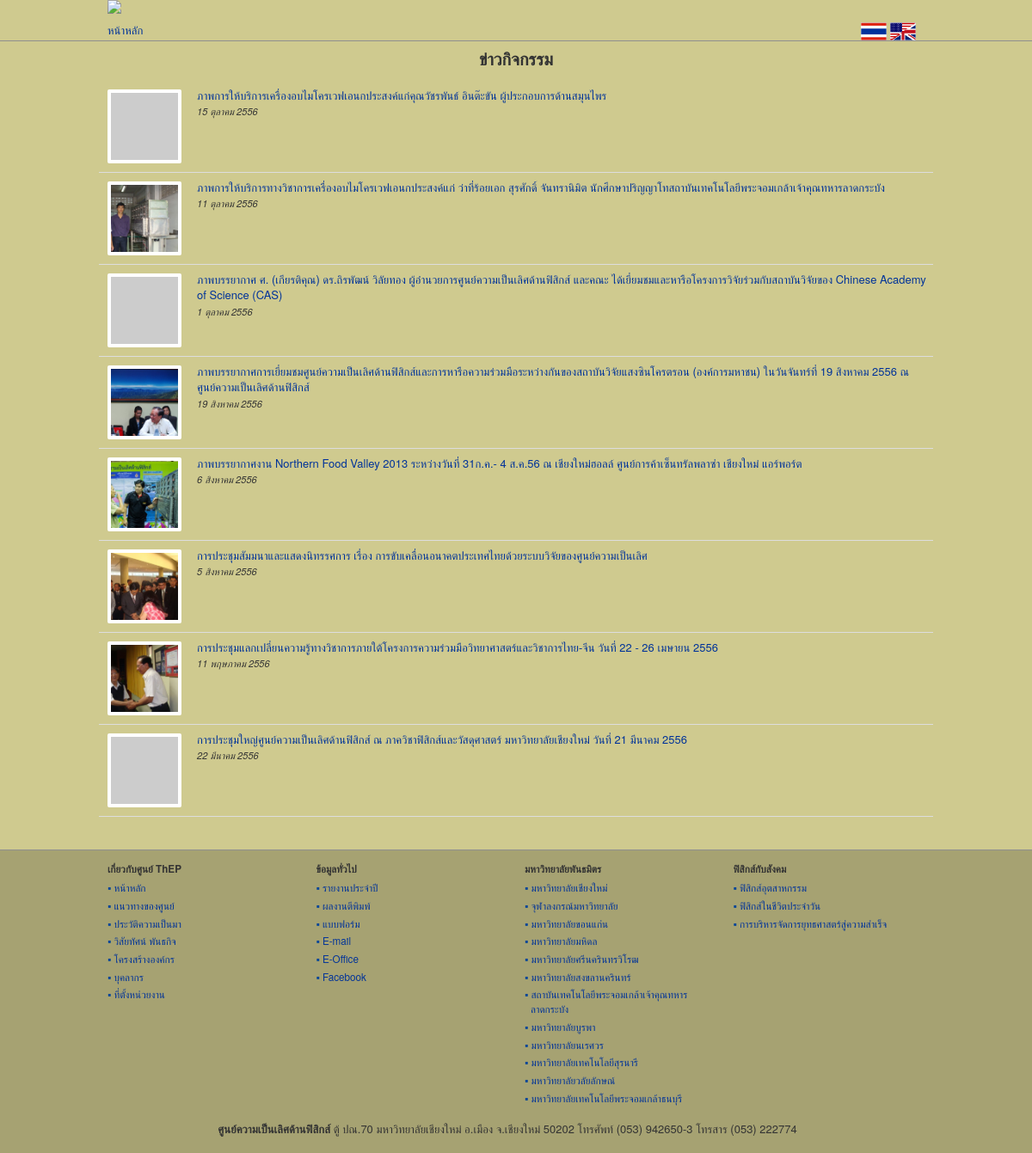
Page /views/activity-news.php on the earlier database version.
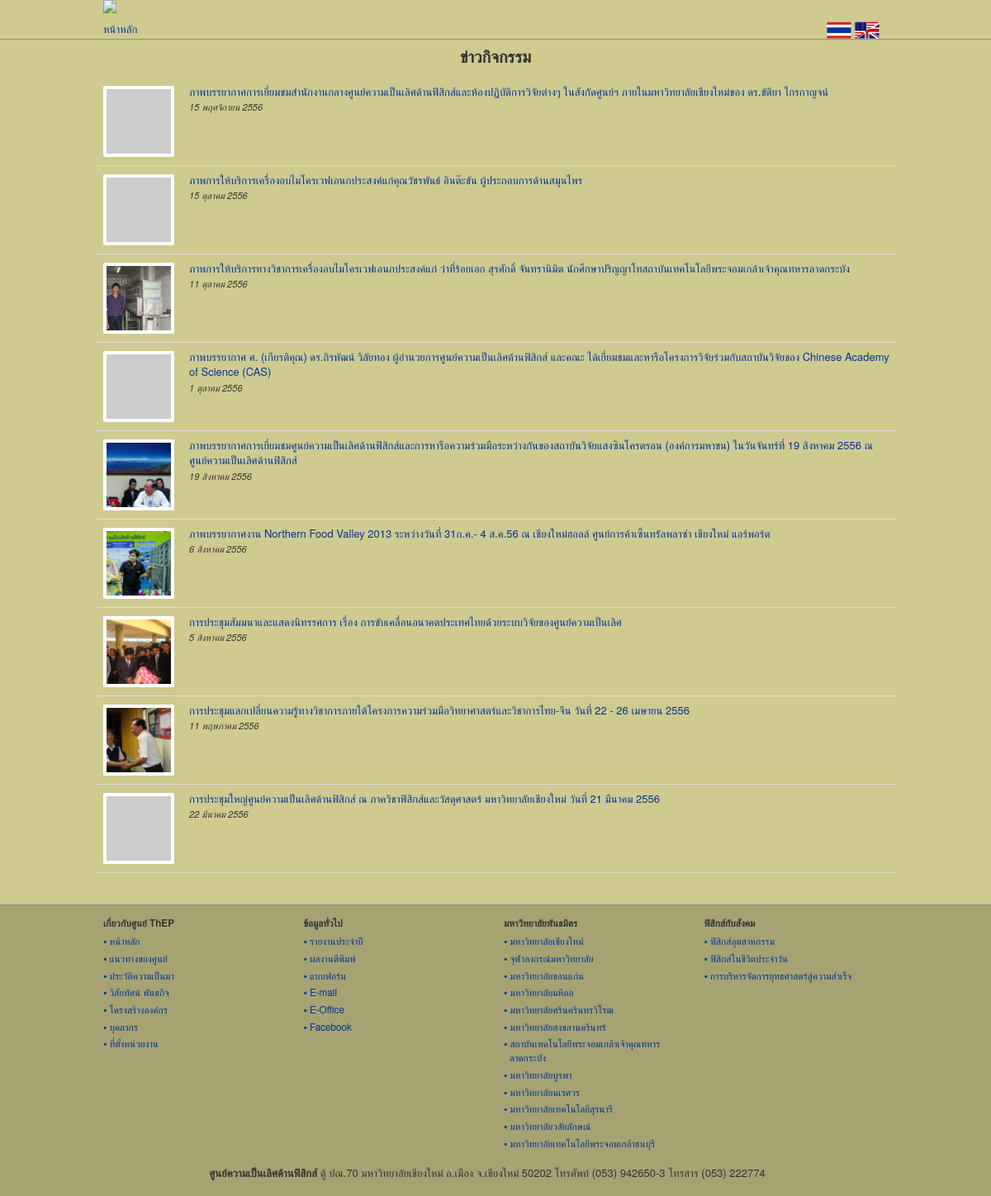
Same page on the later database version.
### tables this page shows
CREATE TABLE `tb_news` (
  `id` int(11) NOT NULL auto_increment,
  `type` varchar(255) NOT NULL,
  `title` varchar(255) NOT NULL,
  `title_en` varchar(255) NOT NULL,
  `date` varchar(255) NOT NULL,
  `featured_img` varchar(255) NOT NULL,
  `content_short` text NOT NULL,
  `content_short_en` text NOT NULL,
  `content_long` text NOT NULL,
  `content_long_en` text NOT NULL,
  `new` char(1) NOT NULL,
  `picture` varchar(255) NOT NULL,
  `gallery_id` varchar(255) NOT NULL,
  `modified` varchar(255) NOT NULL,
  PRIMARY KEY  (`id`)
);

### src/views/activity-news.php (the view, shortened to what the changed rows need)
<?php
require_once '../system/system.php';
?>
<link rel="stylesheet" href="<?php plugins('lightbox2.6/lightbox/css/lightbox.css'); ?>">
<link href="../plugins/jqueryui/jquery-ui-1.10.3/themes/base/jquery-ui.css" rel="stylesheet" />
</head>
<body>
    <div class="container">
        <div class="row"  id="show-news">
            <?php
            if ($_GET['news_id']) {
                $news_id = $_GET['news_id'];
                $sql = "SELECT * FROM tb_news WHERE id = $news_id;";
                $result = mysql_query($sql);
                $n = mysql_fetch_array($result);
                ?>
                <div class="col-sm-9 col-md-9">
                    <?php
                    $admin_txt = '
                    <p><a id="edit-news" style="cursor: pointer; font-weight: bold;"><span class="glyphicon glyphicon-wrench"></span> Edit</a></p>
                    <script>
                        $(function() {
                            $("#edit-news").click(function() {
                                $(document).ajaxStart(function() {
                                    $("#show-news").html("<div class=\"span12 text-center\" ><img src=\"../images/demo_wait.gif\"></div>");
                                });
                                $.get("' . controller('edit-activity-news') . '", {edit_news: "' . $n['id'] . '"},
                                function(data) {
                                    $("#show-news").html(data);
                                }
                                );
                            });
                        });
                    </script>
                            ';
                    admin($admin_txt);
                    echo '
            <div id="news-' . $n['id'] . '">
                <h2>' . htmlspecialchars_decode($n['title']) . '</h2>
                <p class="fg-color-green"><small><em>' . thai_date($n['date']) . '</small></em></p>
                ' . htmlspecialchars_decode($n['content_long']) . '
            </div>';
                    ?>
                    <p>&nbsp;</p>
                    <div>
                        <div class="image-set">
                            <?php
                            $sql_p = "SELECT * FROM tb_picture WHERE gallery_id = {$n['gallery_id']};";
                            $result_p = mysql_query($sql_p);
                            if (!empty($result_p)) {
                                $no_p = mysql_num_rows($result_p);
                                $i = 0;
                                while ($p = mysql_fetch_array($result_p)) {
                                    $i++;
                                    echo '
                    <a class="pic-link" href="../../upload02/img/picture/' . $p['name'] . '" data-lightbox="gal-' . $n['gallery_id'] . '" title="' . $p['caption'] . '">
                        <img class="example-image" src="../images/pixel-vfl3z5WfW.gif" alt="image ' . $i . ' 0f ' . $no_p . ' thumb"
                            style="vertical-align: middle;
                            background: no-repeat white url(../../upload02/img/picture/' . $p['name'] . ') -50px 0;
                            background-size: 240px auto;
                            width: 160px;
                            height: 160px;">
                    </a>
                        ';
                                }
                                ?>
                            </div>
                            <p>จำนวนทั้งหมด <?php echo $no_p; ?> ภาพ</p>
                        <?php }    ?>
                        <p>&nbsp;</p>
                        <p><a href="home.php">กลับหน้าหลัก</a> | <a href="activity-news.php">ไปหน้าข่าวกิจกรรม</a></p>
                    </div>
                </div>
                <div class="col-sm-3 col-md-3">
                    <h3 class="text-center">ข่าวกิจกรรมย้อนหลัง</h3>
                    <?php
                    $sql_etc = "SELECT * FROM tb_news
                        WHERE type = 'activity'
                        ORDER BY date DESC
                        LIMIT 4;";
                    $re_etc = mysql_query($sql_etc);
                    while ($etc = mysql_fetch_array($re_etc)) {
                        echo '
                    <p><a href="' . $etc['type'] . '-news.php?news_id=' . $etc['id'] . '">' . htmlspecialchars_decode($etc['title']) . '</a></p>
                    <hr>
                    ';
                    }
                    ?>
                    <a class="all-title" href="activity-news.php"><em>หัวข้อข่าวทั้งหมด</em></a>
                </div>
                <?php
            } else {
                ?>
                <h2 class="text-center">ข่าวกิจกรรม</h2>
                <?php
                $sql_act = "SELECT * FROM tb_news
                WHERE type = 'activity'
                ORDER BY date DESC;
            ";
                $re_act = mysql_query($sql_act);
                ?>
                <table class="table">
                    <?php
                    if (!empty($re_act)) {
                        while ($a = mysql_fetch_array($re_act)) {
                            echo '
                                <tr>
                                    <td><a href="activity-news.php?news_id=' . $a['id'] . '">
                                            <img class="example-image" src="../images/pixel-vfl3z5WfW.gif" alt="image ' . $i . ' 0f ' . $no_p . ' thumb"
                                                style="vertical-align: middle;
                                                background:no-repeat #ccc url(' . $a['featured_img'] . ') -40px 0;
                                                background-size: 132px auto;
                                                width: 86px;
                                                height: 86px;">
                                        </a>
                                    </td>
                                    <td><a href="activity-news.php?news_id=' . $a['id'] . '">' . $a['title'] . '</a><br>
                                        <small><em>' . thai_date($a['date']) . '</em></small></td>
                                </tr>
                                    ';
                        }
                    } else {
                        echo '<tr><td>ขออภัยไม่พบข้อมูล</td></tr>';
                    }
                    ?>
                </table>
                <?php
            }
            ?>
        </div>
    </div>
</body>
</html>

Differences in the rows shown:
added tb_news: title "ภาพบรรยากาศการเยี่ยมชมสำนักงานกลางศูนย์ความเป็นเลิศด้านฟิสิกส์และห้องปฏิบัติการวิจัยต่างๆ ในสังกัดศูนย์ฯ ภายในมหาวิทยาลัยเชียงใหม่ของ ดร.ขัติยา ไกรกาญจน์", date "15 พฤศจิกายน 2556"
